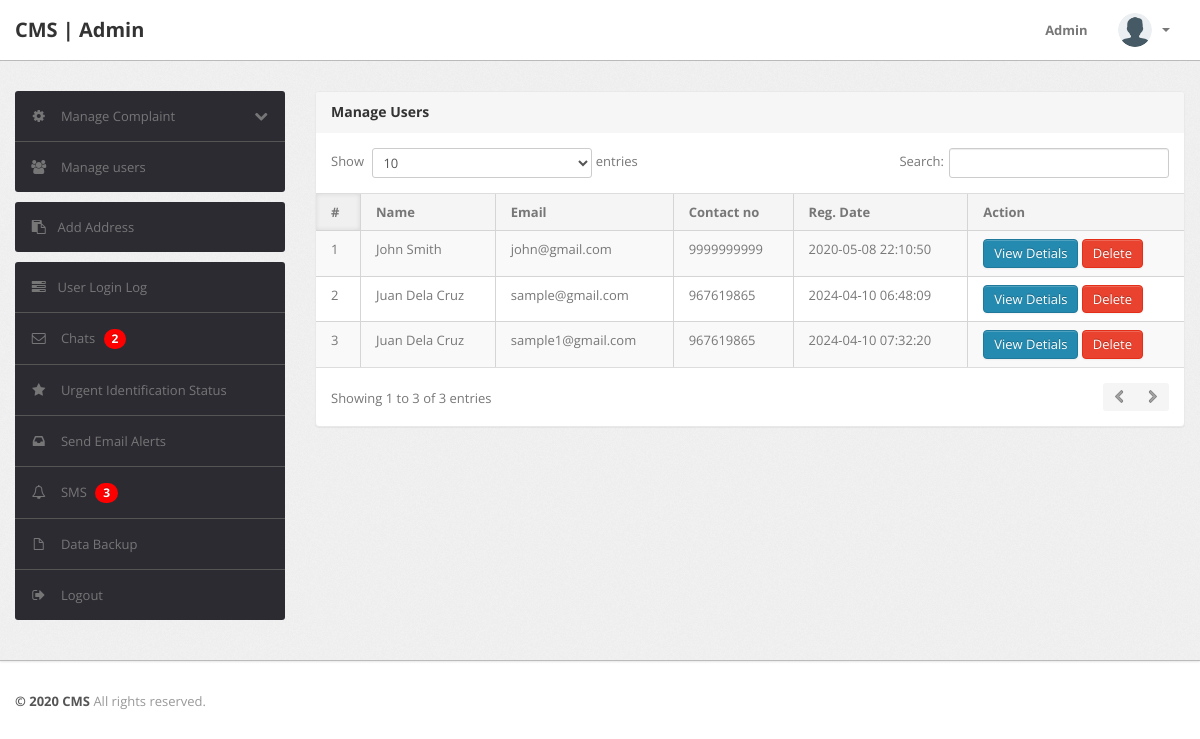
Page /manage-users.php (signed in) on the earlier database version.
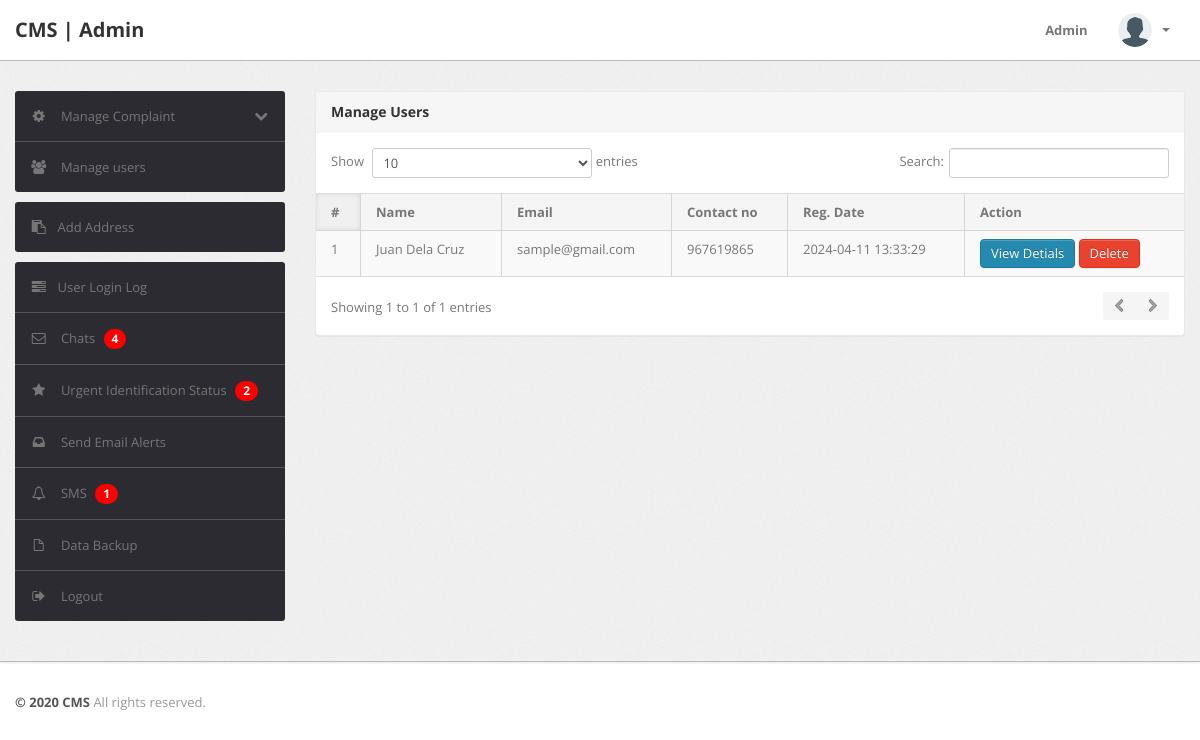
Same page on the later database version.
### tables this page shows
CREATE TABLE `users` (
  `id` int(11) NOT NULL AUTO_INCREMENT,
  `fullName` varchar(255) DEFAULT NULL,
  `userEmail` varchar(255) DEFAULT NULL,
  `password` varchar(255) DEFAULT NULL,
  `contactNo` bigint(11) NOT NULL,
  `address` tinytext DEFAULT NULL,
  `State` varchar(255) DEFAULT NULL,
  `country` varchar(255) DEFAULT NULL,
  `pincode` int(6) DEFAULT NULL,
  `userImage` varchar(255) DEFAULT NULL,
  `regDate` timestamp NOT NULL DEFAULT current_timestamp(),
  `updationDate` timestamp NOT NULL DEFAULT current_timestamp() ON UPDATE current_timestamp(),
  `status` int(1) NOT NULL,
  PRIMARY KEY (`id`)
);

### manage-users.php (the view, shortened to what this page needs)
<?php
include('include/config.php');
if(strlen($_SESSION['alogin'])==0)
	{
header('location:index.php');
}
else{
?>
<!DOCTYPE html>
<html lang="en">
<head>
	<link type="text/css" href="bootstrap/css/bootstrap.min.css" rel="stylesheet">
	<link type="text/css" href="bootstrap/css/bootstrap-responsive.min.css" rel="stylesheet">
	<link type="text/css" href="css/theme.css" rel="stylesheet">
	<link type="text/css" href="images/icons/css/font-awesome.css" rel="stylesheet">
</head>
<body>
<?php include('include/header.php');?>
	<div class="wrapper">
		<div class="container">
			<div class="row">
<?php include('include/sidebar.php');?>
			<div class="span9">
					<div class="content">
	<div class="module">
							<div class="module-head">
								<h3>Manage Users</h3>
							</div>
							<div class="module-body table">
								<table cellpadding="0" cellspacing="0" border="0" class="datatable-1 table table-bordered table-striped	 display" width="100%">
									<thead>
										<tr>
											<th>#</th>
											<th> Name</th>
											<th>Email </th>
											<th>Contact no</th>
											<th>Reg. Date </th>
											<th>Action</th>
										</tr>
									</thead>
									<tbody>
<?php $query=mysqli_query($con,"select * from users");
$cnt=1;
while($row=mysqli_fetch_array($query))
{
?>
										<tr>
											<td><?php echo htmlentities($cnt);?></td>
											<td><?php echo htmlentities($row['fullName']);?></td>
											<td><?php echo htmlentities($row['userEmail']);?></td>
											<td> <?php echo htmlentities($row['contactNo']);?></td>
											<td><?php echo htmlentities($row['regDate']);?></td>
<td><a href="javascript:void(0);" onClick="popUpWindow('http://localhost/cms/admin/userprofile.php?uid=<?php echo htmlentities($row['id']);?>');" title="View Details">
<button type="button" class="btn btn-primary">View Detials</button>
											</a>
<a href="manage-users.php?uid=<?php echo htmlentities($row['id']);?>&&action=del" title="Delete" onClick="return confirm('Do you really want to delete ?')">
<button type="button" class="btn btn-danger">Delete</button></a>
										</td>
										<?php $cnt=$cnt+1; } ?>
								</table>
							</div>
						</div>
					</div>
				</div>
			</div>
		</div>
	</div>
<?php include('include/footer.php');?>
</body>
<?php } ?>

### include/header.php (shortened to what this page needs)
<div class="navbar navbar-fixed-top">
		<div class="navbar-inner">
			<div class="container">
			  	<a class="brand" href="notprocess-complaint.php">
			  		CMS | Admin
			  	</a>
				<div class="nav-collapse collapse navbar-inverse-collapse">
					<ul class="nav pull-right">
						<li><a href="#">
							Admin
						</a></li>
						<li class="nav-user dropdown">
							<a href="#" class="dropdown-toggle" data-toggle="dropdown">
								<img src="images/user.png" class="nav-avatar" />
								<b class="caret"></b>
							</a>
						</li>
					</ul>
				</div>
			</div>
		</div>
	</div>

### include/sidebar.php (shortened to what this page needs)
<div class="span3">
					<div class="sidebar">
<ul class="widget widget-menu unstyled">
							<li>
								<a class="collapsed" data-toggle="collapse" href="#togglePages">
									<i class="menu-icon icon-cog"></i>
									<i class="icon-chevron-down pull-right"></i><i class="icon-chevron-up pull-right"></i>
									Manage Complaint
								</a>
							</li>
							<li>
								<a href="manage-users.php">
									<i class="menu-icon icon-group"></i>
									Manage users
								</a>
							</li>
						</ul>
						<ul class="widget widget-menu unstyled">
                                <li><a href="state.php"><i class="menu-icon icon-paste"></i>Add Address</a></li>
                            </ul>
						<ul class="widget widget-menu unstyled">
							<li><a href="user-logs.php"><i class="menu-icon icon-tasks"></i>User Login Log </a></li>
							<li class="sub-menu">
    <a href="replies.php">
        <i class="menu-icon icon-envelope"></i>
        <span>Chats</span>
        <?php
        $query = "SELECT COUNT(*) AS num_messages FROM chats";
        $result = mysqli_query($con, $query);
        $row = mysqli_fetch_assoc($result);
        $num_messages = $row['num_messages'];
        if ($num_messages > 0) {
            echo '<span class="badge badge-info">' . $num_messages . '</span>';
        }
        ?>
    </a>
</li>
												<li>
							    <a href="urgent_identification.php">
							        <i class="menu-icon icon-star"></i>
							        Urgent Identification Status
							        <?php
							        $query = "SELECT COUNT(*) AS num_complaints FROM tblcomplaints WHERE complaintType = 'Urgent'";
							        $result = mysqli_query($con, $query);
							        $row = mysqli_fetch_assoc($result);
							        $num_complaints = $row['num_complaints'];
							        if ($num_complaints > 0) {
							            echo '<span class="badge badge-info blink_me">' . $num_complaints . '</span>';
							        }
							        ?>
							    </a>
							</li>
								<li>
								<a href="send_email_alert.php">
									<i class="menu-icon icon-inbox"></i>
									Send Email Alerts
								</a>
							</li><li>
    <a href="sms_notifications.php">
        <i class="menu-icon icon-bell"></i>
        SMS
        <?php
        $query = "SELECT COUNT(*) AS total FROM users WHERE contactNo IS NOT NULL AND contactNo != ''";
        $result = mysqli_query($con, $query);
        if ($result) {
            $row = mysqli_fetch_assoc($result);
            $totalUsersWithContactNo = $row['total'];
            echo '<span class="badge badge-danger ml-auto">' . $totalUsersWithContactNo . '</span>';
        } else {
            echo "Error executing query: " . mysqli_error($con);
        }
        ?>
    </a>
</li>
							<li>
								<a href="backup.php">
									<i class="menu-icon icon-file"></i>
									Data Backup
								</a>
							</li>
							<li>
								<a href="logout.php">
									<i class="menu-icon icon-signout"></i>
									Logout
								</a>
							</li>
						</ul>
					</div>
				</div>

### include/footer.php
<div class="footer">
	<div class="container">
		<b class="copyright">&copy; 2020 CMS </b> All rights reserved.
	</div>
</div>

### include/sidebar.php (style rules this page uses)
.blink_me { animation: blink_shadow 1s infinite; color: #fff; background-color: #ff0000; }
.badge { display: inline-block; padding: 4px 8px; font-size: 12px; font-weight: bold; line-height: 1; color: #fff; background-color: red; border-radius: 10px; margin-left: 5px; }

Differences in the rows shown:
removed users: fullName "John Smith", userEmail "john@gmail.com", contactNo "9999999999", regDate "2020-05-08 22:10:50"
removed users: fullName "Juan Dela Cruz", userEmail "sample@gmail.com", contactNo "967619865", regDate "2024-04-10 06:48:09"
removed users: fullName "Juan Dela Cruz", userEmail "sample1@gmail.com", contactNo "967619865", regDate "2024-04-10 07:32:20"
added users: fullName "Juan Dela Cruz", userEmail "sample@gmail.com", contactNo "967619865", regDate "2024-04-11 13:33:29"
Other differences:
$num_messages: "2" → "4"
$num_complaints: (not shown) → "2"
$totalUsersWithContactNo: "3" → "1"
text written by a page script: "Show entries Search: Showing 1 to 3 of 3 entries" → "Show entries Search: Showing 1 to 1 of 1 entries"
